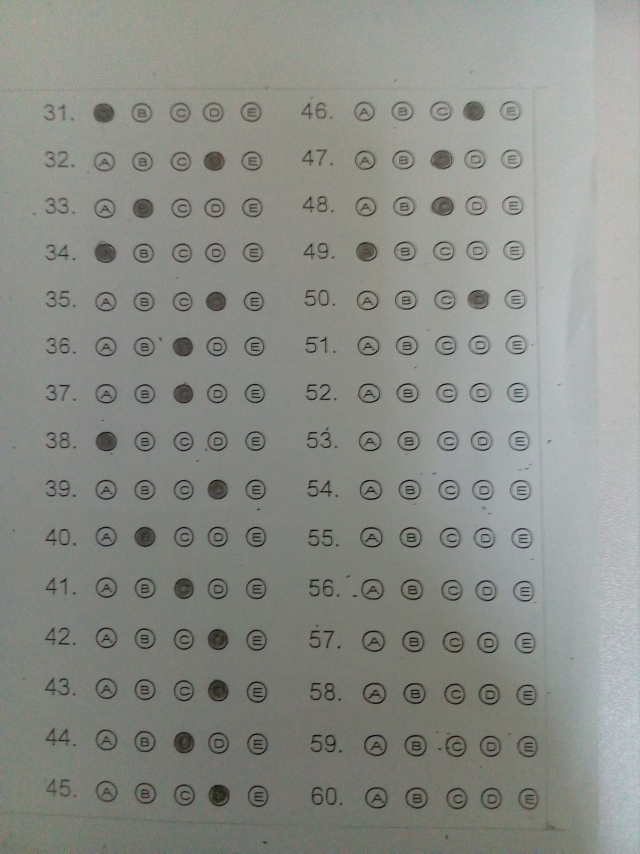
#> input picture b.jpg, 1920 x 2560 px (shown at 1/3 size)
$ python GetMarkFromSection.py
#> lines starting #> are read from the running program, lines starting #| are printed output that depends on the picture
#!/usr/bin/env python
# -*- coding: utf-8 -*-
#
#  GetMarkFromSection.py
#
#  Copyright 2018 User <User@DESKTOP-17Q7VC8>
#
#  This program is free software; you can redistribute it and/or modify
#  it under the terms of the GNU General Public License as published by
#  the Free Software Foundation; either version 2 of the License, or
#  (at your option) any later version.
#
#  This program is distributed in the hope that it will be useful,
#  but WITHOUT ANY WARRANTY; without even the implied warranty of
#  MERCHANTABILITY or FITNESS FOR A PARTICULAR PURPOSE.  See the
#  GNU General Public License for more details.
#
#  You should have received a copy of the GNU General Public License
#  along with this program; if not, write to the Free Software
#  Foundation, Inc., 51 Franklin Street, Fifth Floor, Boston,
#  MA 02110-1301, USA.
#
#

import numpy as np
import cv2
import matplotlib.pyplot as plt
from imutils.perspective import four_point_transform
from imutils import contours
import math
import imutils
import time
from pandas import DataFrame
import errno
import os
from datetime import datetime

def divideSection(bubbleregion,path):

	# [GET] region of every questions section
	height,width = bubbleregion.shape[:2]
	print("height", height)
	print("width", width)

	Y = height
	WidthStart = 0
	sect = list()
	qSect = list()
	for i in range(2):
		WidthEnd = int(width * (i+1)/2)
		print(i)
		if i == 0:
			WidthStart = WidthStart + 10

		if i == 1:
			WidthStart = WidthStart - 5
			WidthEnd   = WidthEnd


		sect.insert(i,(bubbleregion[120:Y-30 , WidthStart+30:WidthEnd]))

		if i == 0:
			y,x = sect[i].shape[:2]
			leftbound = 0
			rightbound = x - 30
			topbound = 0

			heightRange = int((y-5)/15)
			print("heightRange",heightRange)
			bottombound = heightRange

			for l in range(15):
				print("topbound",topbound)

				print("bottombound",bottombound)
				qSect.insert(l,(sect[i][topbound:bottombound, leftbound:rightbound]))

				topbound = bottombound - 25
				bottombound = bottombound + heightRange + 2
				cv2.imwrite(os.path.join(path , str(l)+"_section1.jpg"),qSect[l])


		WidthStart = WidthEnd


	return sect,qSect

def divideSmaller(img):
	height,width = img.shape[:2]
	boxheight = int(height/15)
	print(boxheight)
	return boxheight
def resizeSmaller(img):
	height,width = img.shape[:2]
	height = int((height/2) * 1)
	width = int((width/2) * 1)
	resized_img = cv2.resize(img,(width,height))
	return resized_img

def viewPixel(img):

	height,width = img.shape[:2]
	print("height", height)
	print("width", width)
	return

def save_qSect():
	mydir = os.path.join(os.getcwd(),datetime.now().strftime('%Y-%m-%d_%H-%M-%S'))
	try:
		os.makedirs(mydir)
	except OSError as e:
		if e.errno != errno.EEXIST:
			raise  # This was not a "directory exist" error..
	print(mydir)
	return mydir


image = cv2.imread("b.jpg")
#> image is the input picture: shape (2560, 1920, 3); mean B, G, R 135.5, 141.2, 138.9
image = resizeSmaller(image)
path = save_qSect()
sect,qSect = divideSection(image,path)
#| height 1280
#| width 960
#> the loop in divideSection, `for i in range(2):` made 2 passes
#> pass 1, in divideSection, `cv2.imwrite(os.path.join(path , str(l)+"_section1.jpg"),qSect[l])`:
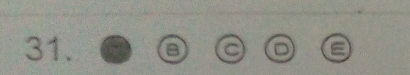
#> saved as 0_section1.jpg: shape (75, 410, 3); mean B, G, R 136.1, 145.3, 144.9
#> pass 1, in divideSection, `cv2.imwrite(os.path.join(path , str(l)+"_section1.jpg"),qSect[l])`:
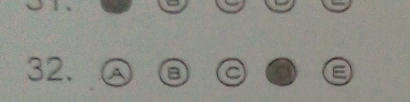
#> saved as 1_section1.jpg: shape (102, 410, 3); mean B, G, R 134.1, 142.2, 142
#> pass 1, in divideSection, `cv2.imwrite(os.path.join(path , str(l)+"_section1.jpg"),qSect[l])`:
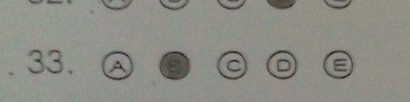
#> saved as 2_section1.jpg: shape (102, 410, 3); mean B, G, R 133.5, 140.2, 140.1
#> pass 1, in divideSection, `cv2.imwrite(os.path.join(path , str(l)+"_section1.jpg"),qSect[l])`:
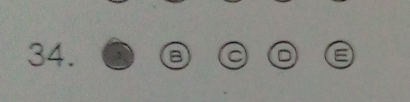
#> saved as 3_section1.jpg: shape (102, 410, 3); mean B, G, R 133.4, 138.7, 138.3
#> after the loop in divideSection, `for i in range(2):`: qSect = 15 items; sect = 2 items
#> sect = 2 items; qSect = 15 items
cv2.waitKey(0)

$ run again, with c.jpg copied over b.jpg
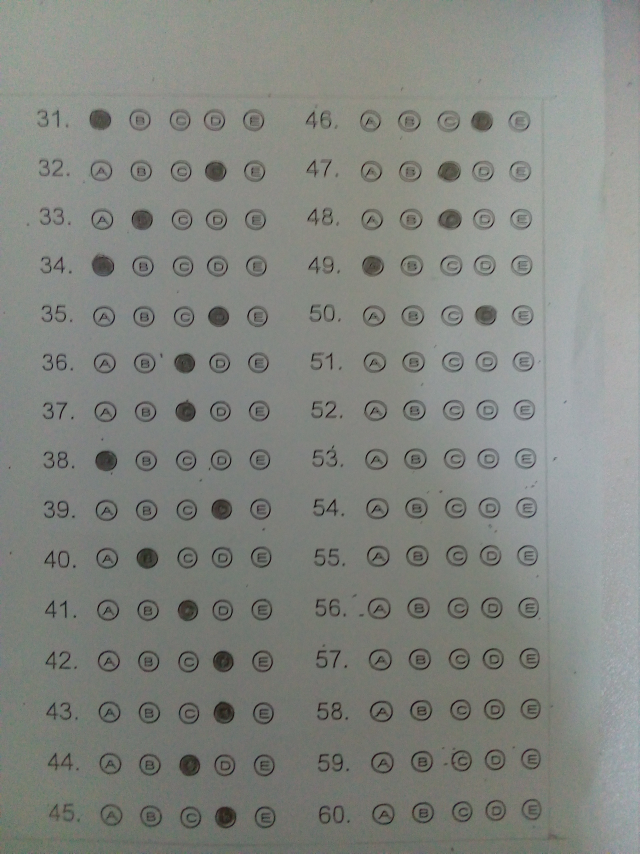
#> input picture c.jpg, 1920 x 2560 px (shown at 1/3 size)
#> image is the input picture: shape (2560, 1920, 3); mean B, G, R 128.3, 133.5, 130.6
#| height 1280
#| width 960
#> the loop in divideSection, `for i in range(2):` made 2 passes
#> pass 1, in divideSection, `cv2.imwrite(os.path.join(path , str(l)+"_section1.jpg"),qSect[l])`:
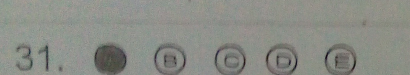
#> saved as 0_section1.jpg: shape (75, 410, 3); mean B, G, R 134, 140.6, 138.6
#> pass 1, in divideSection, `cv2.imwrite(os.path.join(path , str(l)+"_section1.jpg"),qSect[l])`:
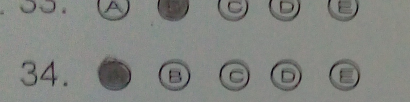
#> saved as 3_section1.jpg: shape (102, 410, 3); mean B, G, R 128.4, 132.5, 130.3
#> after the loop in divideSection, `for i in range(2):`: qSect = 15 items; sect = 2 items
#> `sect,qSect = divideSection(image,path)`: qSect = 15 items
